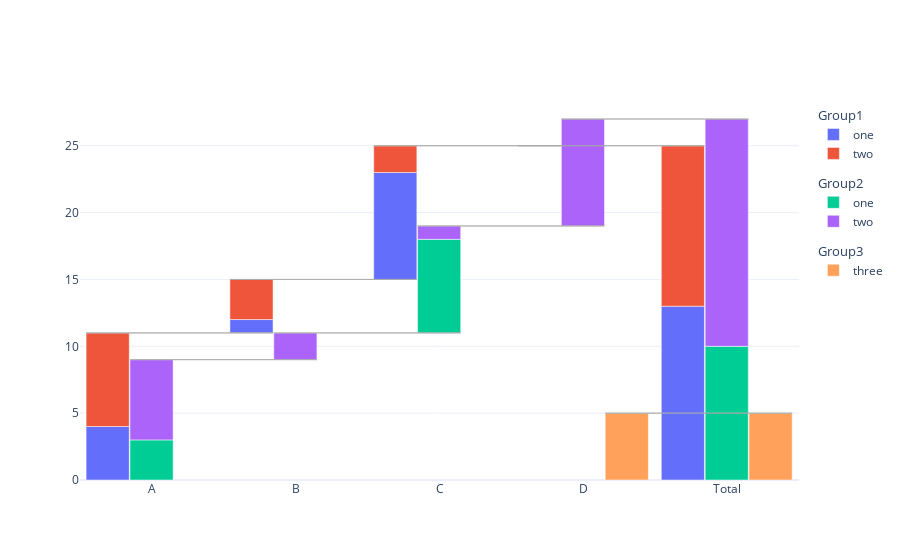

Notebook code for this chart:
### Markdown cell above
## Grouping

One can also can create multiple groups. Grouping might be useful to compare data.

### Code cell
df = pd.DataFrame({
    "X": ["A", "B", "C"]*4 + ["D", "D" ], 
    # "Y": np.random.randint(0, 10, 6), 
    "Y": [4, 1, 8, 7, 3, 2] + [i-1 for i in [4, 1, 8, 7, 3, 2]] + [8, 5],
    "category": ["one"]*3+["two"]*3 + ["one"]*3+["two"]*3 + ["two", "three"],
    "group": ["Group1"]*6 + ["Group2"]*6 + ["Group2", "Group3"]
})

c = Waterfall(df, x="X", y="Y", category="category", group="group", total=True)
fig = c.get_fig()
fig

### Figure 1 — Plotly figure (JSON) as saved in the notebook; plotly's stock layout.template omitted (floating-point values rounded to 4 significant figures)
{"data": [{"base": [0, 11, 15, 0, 0], "legendgroup": "Group1", "legendgrouptitle": {"text": "Group1"}, "name": "one", "offset": -0.4575, "offsetgroup": "0", "type": "bar", "width": 0.3, "x": [0, 1, 2, 3, 4], "y": [4, 1, 8, null, 13]}, {"base": [4, 12, 23, 0, 13], "legendgroup": "Group1", "legendgrouptitle": {"text": "Group1"}, "name": "two", "offset": -0.4575, "offsetgroup": "0", "type": "bar", "width": 0.3, "x": [0, 1, 2, 3, 4], "y": [7, 3, 2, null, 12]}, {"base": [0, 9, 11, 19, 0], "legendgroup": "Group2", "legendgrouptitle": {"text": "Group2"}, "name": "one", "offset": -0.1525, "offsetgroup": "1", "type": "bar", "width": 0.3, "x": [0, 1, 2, 3, 4], "y": [3, 0, 7, null, 10]}, {"base": [3, 9, 18, 19, 10], "legendgroup": "Group2", "legendgrouptitle": {"text": "Group2"}, "name": "two", "offset": -0.1525, "offsetgroup": "1", "type": "bar", "width": 0.3, "x": [0, 1, 2, 3, 4], "y": [6, 2, 1, 8, 17]}, {"base": [0, 0, 0, 0, 0], "legendgroup": "Group3", "legendgrouptitle": {"text": "Group3"}, "name": "three", "offset": 0.1525, "offsetgroup": "2", "type": "bar", "width": 0.3, "x": [0, 1, 2, 3, 4], "y": [null, null, null, 5, 5]}], "layout": {"shapes": [{"line": {"color": "darkgrey", "width": 0.75}, "x0": -0.4575, "x1": 0.8425, "y0": 11, "y1": 11}, {"line": {"color": "darkgrey", "width": 0.75}, "x0": 0.5425, "x1": 1.843, "y0": 15, "y1": 15}, {"line": {"color": "darkgrey", "width": 0.75}, "x0": 1.542, "x1": 2.842, "y0": 25, "y1": 25}, {"line": {"color": "darkgrey", "width": 0.75}, "x0": 2.542, "x1": 3.842, "y0": 25, "y1": 25}, {"line": {"color": "darkgrey", "width": 0.75}, "x0": -0.1525, "x1": 1.147, "y0": 9, "y1": 9}, {"line": {"color": "darkgrey", "width": 0.75}, "x0": 0.8475, "x1": 2.147, "y0": 11, "y1": 11}, {"line": {"color": "darkgrey", "width": 0.75}, "x0": 1.847, "x1": 3.147, "y0": 19, "y1": 19}, {"line": {"color": "darkgrey", "width": 0.75}, "x0": 2.848, "x1": 4.147, "y0": 27, "y1": 27}, {"line": {"color": "darkgrey", "width": 0.75}, "x0": 3.152, "x1": 4.452, "y0": 5, "y1": 5}], "xaxis": {"tickmode": "array", "ticktext": ["A", "B", "C", "D", "Total"], "tickvals": [0, 1, 2, 3, 4]}}}
